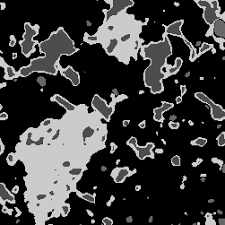
#> input picture images.png, 225 x 225 px
$ jupyter execute morphology.py.ipynb
#> lines starting #> are read from the running program, lines starting #| are printed output that depends on the picture; after the words box and inside, x2 and y2 are one past the last pixel; in counts of white or black regions, pixels touching at a corner belong together
[cell 1]
import cv2 as cv
import matplotlib.pyplot as plt
import numpy

[cell 2]
#read img and plot
img = cv.imread('./images.png', 0)
#> img is the input picture: shape (225, 225); min 0, max 223, mean 59
plt.imshow(img, cmap="gray")


plt.show()

[cell 3]
#Thresholding a img convert gray to binary img
ret, bn_th = cv.threshold(img, 127, 255, cv.THRESH_BINARY+cv.THRESH_OTSU)
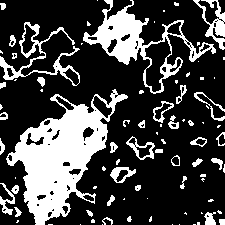
#> bn_th: shape (225, 225); 26.6% white; 86 white regions (48 under 20 px), largest, box (x1, y1, x2, y2) and area: (6, 89, 128, 225) 6710, (83, 0, 216, 94) 2738, (0, 22, 80, 86) 970
#> ret = 99
plt.imshow(bn_th, cmap = 'gray')
plt.show()

[cell 4]
#initialize a numpy array of all ones
kar = numpy.ones((5,5), numpy.uint8)
print(kar)

[cell 5]
#erosion
erosion = cv.erode(bn_th, kar, iterations = 1)
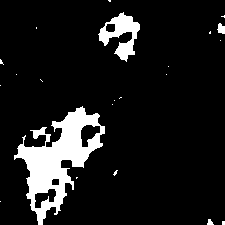
#> erosion: shape (225, 225); 10.3% white; 22 white regions (18 under 20 px), largest, box (x1, y1, x2, y2) and area: (14, 106, 105, 225) 4155, (98, 12, 140, 62) 919, (217, 23, 225, 34) 63, (207, 219, 214, 225) 28
plt.imshow(erosion, cmap = 'gray')
plt.show()

[cell 6]
#dilation
dilation = cv.dilate(bn_th, kar, iterations = 1)
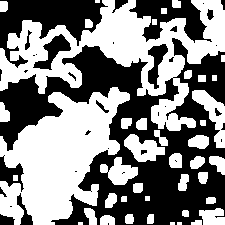
#> dilation: shape (225, 225); 51.1% white; 37 black regions (19 under 20 px), largest, box (x1, y1, x2, y2) and area: (0, 38, 225, 225) 17758, (0, 0, 108, 68) 3157, (129, 0, 212, 43) 1694
plt.imshow(dilation, cmap = 'gray')
plt.show()

[cell 7]
#oping using erosion then diltion
erodi = cv.dilate(erosion, kar, iterations = 1)
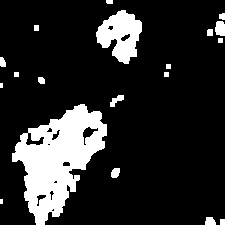
#> erodi: shape (225, 225); 16.2% white; 19 white regions (2 under 20 px), largest, box (x1, y1, x2, y2) and area: (12, 104, 107, 225) 5932, (96, 10, 142, 64) 1499, (215, 21, 225, 36) 131
plt.imshow(erodi, cmap = 'gray')
plt.show()

[cell 8]
#opning using built-in method
open_img = cv.morphologyEx(bn_th, cv.MORPH_OPEN, kar)
plt.imshow(open_img, cmap = 'gray')
plt.show()

[cell 9]
#closing build in method
close = cv.morphologyEx(bn_th, cv.MORPH_CLOSE, kar)
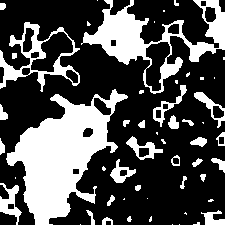
#> close: shape (225, 225); 31.3% white; 54 white regions (24 under 20 px), largest, box (x1, y1, x2, y2) and area: (6, 89, 128, 225) 7488, (81, 0, 225, 94) 3938, (0, 22, 80, 92) 1452
plt.imshow(close, cmap = 'gray')
plt.show()
